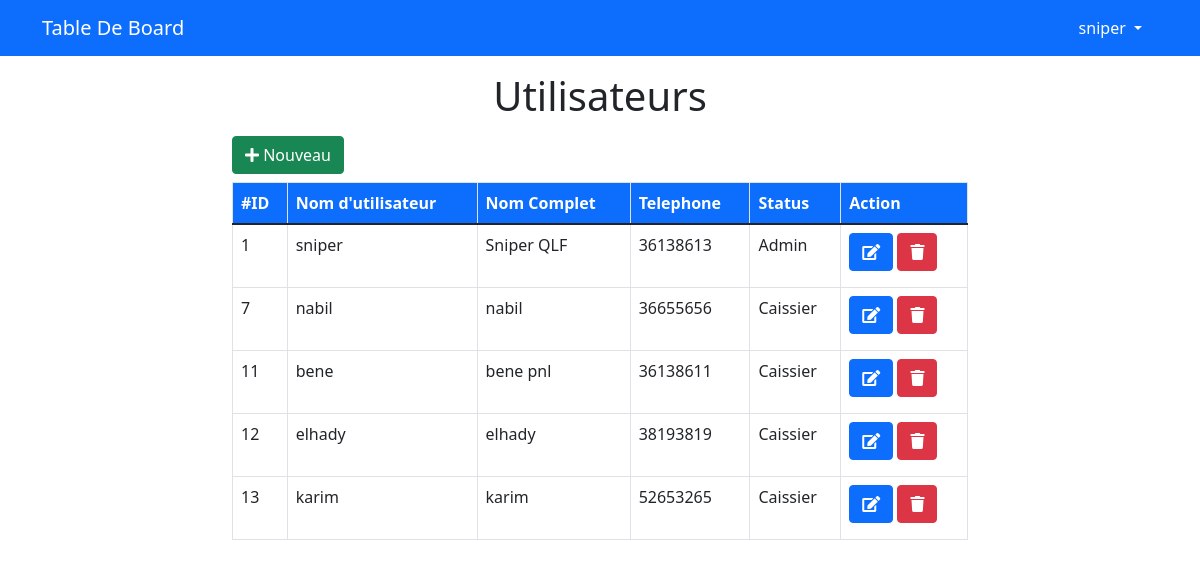
Page /admin/users.php (signed in) on the earlier database version.
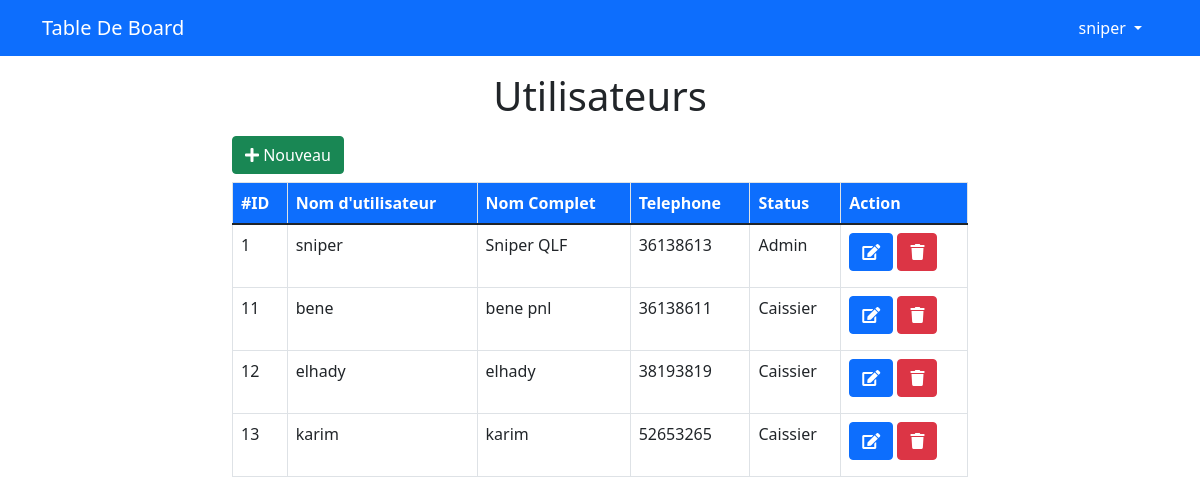
Same page on the later database version.
### tables this page shows
CREATE TABLE `zzusers` (
  `uuid` int(11) NOT NULL,
  `uuUsername` varchar(255) NOT NULL,
  `uuPassword` varchar(255) NOT NULL,
  `uuFullName` varchar(255) NOT NULL,
  `uuCellphone` bigint(20) NOT NULL,
  `uuStatus` int(11) NOT NULL DEFAULT 0
);

### admin/MVC/models/database.class.php (called while the page is built)
<?php
class Database {
    private $host   = "localhost";
    private $dbname = "exchangemgt";
    private $user   = "root";
    private $pass   = "";
    protected function connect() {
        try {
            $conn = new PDO("mysql:host={$this->host};dbname={$this->dbname}",$this->user,$this->pass);
            return $conn;
        }catch (PDOException $e) {
            echo $e->getMessage();
        }
    }
}
?>

### admin/MVC/models/users.class.php (called while the page is built, shortened)
<?php
class Users extends Database {
    public function getUsers() {
        $stmt = $this->connect()->query("SELECT * FROM zzusers");
        $stmt->execute();
        return $stmt->fetchAll();
    }
}
?>

### admin/users.php (the view, shortened to what this page needs)
<?php
    if(isset($_SESSION['username'])):
        include "init.php";
        $do = isset($_GET['do']) ? htmlspecialchars($_GET['do']) :"Home";
        echo "<div class='container'>";
        $Users = new Users();
        if($do == "Home"){
            echo "<h1 class='text-center mt-3 mb-3'>Utilisateurs</h1>";
    ?>
    <div class="row">
        <div class="col-md-8 offset-md-2">
            <button type="button" class="btn btn-success mb-2" data-bs-toggle="modal" data-bs-target="#addModal">
                <i class='fas fa-plus'></i> Nouveau
            </button>
            <div class="table-responsive">
                <table class="table table-hover table-bordered">
                    <thead class="thead-primary">
                        <tr>
                            <th scope="col">#ID</th>
                            <th scope="col">Nom d'utilisateur</th>
                            <th scope="col">Nom Complet</th>
                            <th scope="col">Telephone</th>
                            <th scope="col">Status</th>
                            <th scope="col">Action</th>
                        </tr>
                    </thead>
                    <tbody>
                        <?php $users = $Users->getUsers(); foreach($users as $user):?>
                        <tr>
                            <td><?=$user['uuid'];?></td>
                            <td><?=$user['uuUsername'];?></td>
                            <td><?=$user['uuFullName'];?></td>
                            <td><?=$user['uuCellphone'];?></td>
                            <td><?=$user['uuStatus'] == 1 ? "Admin" : "Caissier";?></td>
                            <td>
                                <button type="button" class="btn btn-primary mb-2 btnEditUser" data-bs-toggle="modal" data-bs-target="#editModal">
                                    <i class='fas fa-edit'></i>
                                </button>
                                <button type="button" class="btn btn-danger mb-2 btnDeleteUser" data-del="<?=$user['uuid'];?>" data-bs-toggle="modal" data-bs-target="#deleteModal">
                                    <i class='fas fa-trash'></i>
                                </button>
                            </td>
                        </tr>
                        <?php endforeach; ?>
                    </tbody>
                </table>
            </div>
        </div>
    </div>
        <?php
        }
        echo "</div>";
        include $tpl . "footer.php";
    else:
        header("Location: ../index.php");
    endif;
?>

Differences in the rows shown:
removed zzusers: uuid "7", uuUsername "nabil", uuFullName "nabil", uuCellphone "36655656", uuStatus "Caissier"
